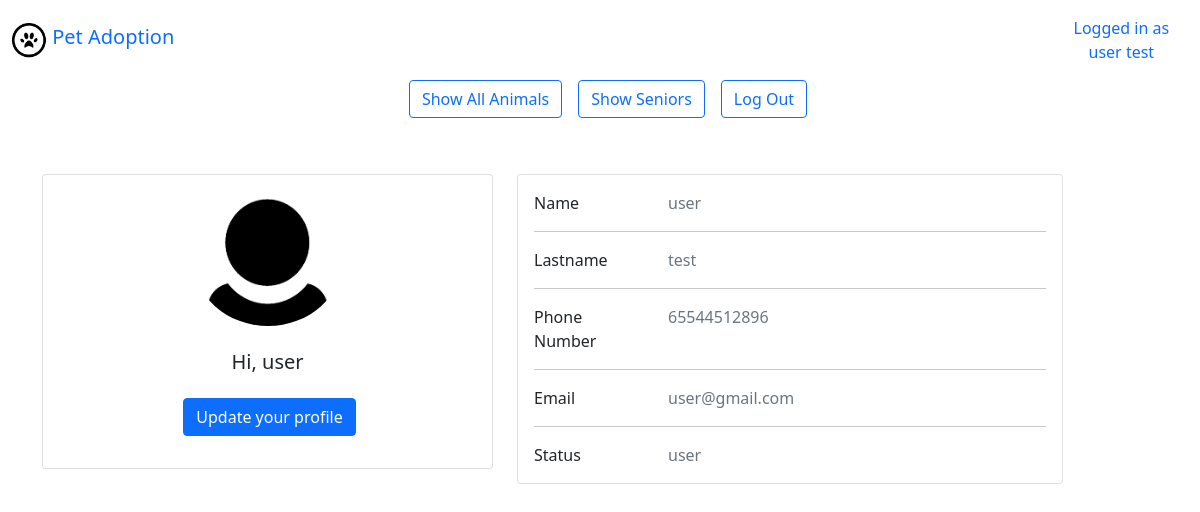
Page /home.php (signed in) on the committed database.
### tables this page shows
CREATE TABLE `users` (
  `id` int(11) NOT NULL,
  `first_name` varchar(255) NOT NULL,
  `last_name` varchar(255) NOT NULL,
  `email` varchar(255) NOT NULL,
  `phone_number` bigint(20) NOT NULL,
  `address` varchar(255) NOT NULL,
  `password` varchar(255) NOT NULL,
  `picture` varchar(255) NOT NULL,
  `status` enum('adm','user') DEFAULT NULL
);

### home.php (the view, shortened to what this page needs)
<?php
require_once 'components/db_connect.php';
$query = "SELECT * FROM users WHERE id={$_SESSION['user']}";
$result = mysqli_query($connect, $query);
$row = mysqli_fetch_assoc($result);
$firstname = $row['first_name'];
$lastname = $row['last_name'];
$phone = $row['phone_number'];
$email = $row['email'];
$pic = $row['picture'];
$status = $row['status'];
?>
<!DOCTYPE html>
<html lang="en">
<head>
    <?php require_once 'components/boot.php' ?>
</head>
<body>
<nav class="navbar navbar-expand-lg">
  <div class="container-fluid">
    <a class="navbar-brand" href="animals/home.php">
    <img src="pictures/animal.png" alt="Logo" width="35" height="35" class="d-inline-block align-text-top">
    Pet Adoption</a>
    <ul class="navbar-nav me-auto mb-2 mb-lg-0">
    <li class="nav-item">
    <a class="nav-link text-center" href="#">Logged in as <?php echo $row['first_name'] . " " . $row['last_name'] ;?></a>
    </li>
    </ul>
  </div>
</nav>
<div class="d-flex justify-content-center mb-2">
        <a class="btn btn-outline-primary ms-3" href="animals/home.php">Show All Animals</a>
            <a class="btn btn-outline-primary ms-3" href="animals/seniors.php">Show Seniors</a>
                <a class="btn btn-outline-primary ms-3" href="logout.php?logout">Log Out</a>
</div>
    <div class="container py-5 h100">
        <div class="row">
            <div class="col-lg-5">
                <div class="card mb-5">
                    <div class="card-body text-center">
                        <img src="pictures/<?= $pic ?>" alt=" avatar" class="rounded-circle img-fluid" style="width: 150px;">
                        <h5 class="my-4">Hi, <?= $firstname ?></h5>
                        <div class="d-flex justify-content-center mb-3">
                            <a class=" btn btn-primary ms-1" href="update.php?id=<?= $_SESSION['user'] ?>">Update your profile</a>
                        </div>
                    </div>
                </div>
            </div>
            <div class="col-lg-6">
                <div class="card card-body ">
                    <div class="row">
                        <div class="col-sm-3">
                            <p class="mb-0">Name</p>
                        </div>
                        <div class="col-sm-9">
                            <p class="text-muted mb-0"><?= $firstname ?></p>
                        </div>
                    </div>
                    <hr>
                    <div class="row">
                        <div class="col-sm-3">
                            <p class="mb-0">Lastname</p>
                        </div>
                        <div class="col-sm-9">
                            <p class="text-muted mb-0"><?= $lastname ?></p>
                        </div>
                    </div>
                    <hr>
                    <div class="row">
                        <div class="col-sm-3">
                            <p class="mb-0">Phone Number</p>
                        </div>
                        <div class="col-sm-9">
                            <p class="text-muted mb-0"><?= $phone ?></p>
                        </div>
                    </div>
                    <hr>
                    <div class="row">
                        <div class="col-sm-3">
                            <p class="mb-0">Email</p>
                        </div>
                        <div class="col-sm-9">
                            <p class="text-muted mb-0"><?= $email ?></p>
                        </div>
                    </div>
                    <hr>
                    <div class="row">
                        <div class="col-sm-3">
                            <p class="mb-0">Status</p>
                        </div>
                        <div class="col-sm-9">
                            <p class="text-muted mb-0"><?= $status ?></p>
                        </div>
                    </div>
                </div>
            </div>
        </div>
    </div>
</body>
</html>

### rows in the picture
users: first_name "user", last_name "test", picture (placeholder picture), phone_number "65544512896", email "user@gmail.com", status "user"
